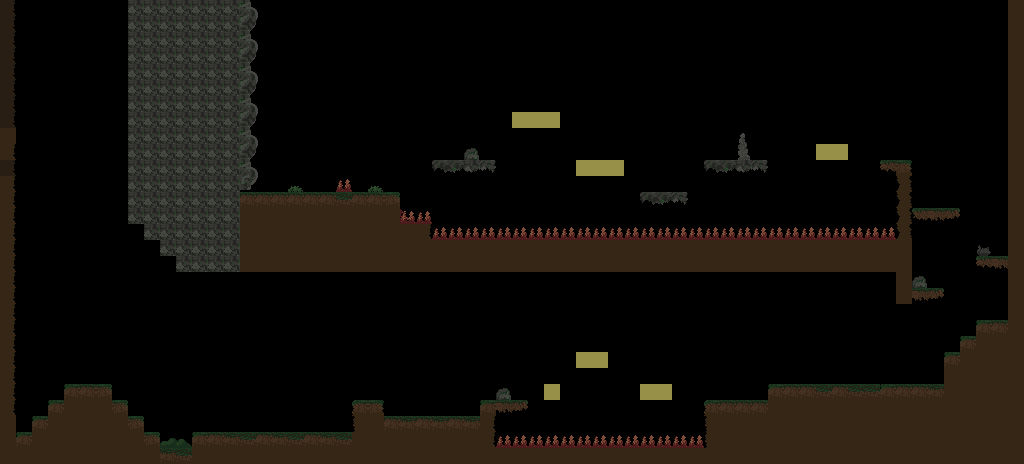

A level layout from a 2D game, rendered from its tile map. Below: a short description, then the map file with tile-grid data replaced by summaries:
An orthogonal 64x29 tile map with 16x16 px tiles, 3 tile layers (tiles, tiles2, top) and 45 objects (16x grass, 16x tree, 4x boar, 4x ppos, 2x moving, ...).

<map version="2017.05.26" orientation="orthogonal" renderorder="right-down" width="64" height="29" tilewidth="16" tileheight="16" nextobjectid="190">
 <tileset firstgid="1" name="tileset_new.png" tilewidth="16" tileheight="16" tilecount="744" columns="24">
  <image source="../images/tileset_new.png" width="384" height="500" />
 </tileset>
 <layer name="tiles" width="64" height="29">
  <properties>
   <property name="tileset" value="tileset_new.png" />
  </properties>
  <data>[1856 cells, 575 non-empty, 24 distinct tile ids]</data>
 </layer>
 <layer name="tiles2" width="64" height="29">
  <properties>
   <property name="tileset" value="tileset_new.png" />
  </properties>
  <data>[1856 cells, 8 non-empty, 6 distinct tile ids]</data>
 </layer>
 <layer name="top" width="64" height="29">
  <properties>
   <property name="tileset" value="tileset_new.png" />
  </properties>
  <data>[1856 cells, 27 non-empty, 8 distinct tile ids]</data>
 </layer>
 <objectgroup name="enemies">
  <object id="121" name="enemy1" type="boar" x="768" y="368" width="16" height="16">
   <properties>
    <property name="distance" value="10" />
   </properties>
  </object>
  <object id="122" name="enemy1" type="boar" x="384" y="400" width="16" height="16">
   <properties>
    <property name="distance" value="5" />
   </properties>
  </object>
  <object id="123" name="boar2" type="boar" x="208" y="416" width="16" height="16">
   <properties>
    <property name="distance" value="8" />
   </properties>
  </object>
  <object id="124" name="boar1" type="boar" x="208" y="416" width="16" height="16">
   <properties>
    <property name="distance" value="8" />
    <property name="start" value="8" />
   </properties>
  </object>
 </objectgroup>
 <objectgroup name="exits">
  <object id="111" name="entryE" type="entry" x="300" y="160" width="16" height="32" rotation="180">
   <properties>
    <property name="ID" value="1" />
   </properties>
  </object>
  <object id="125" name="exitCave" type="teleport" x="256" y="168" width="16" height="24">
   <properties>
    <property name="entryID" value="1" />
    <property name="level" value="stage1_gather_full.tmx" />
    <property name="type" value="enter" />
   </properties>
  </object>
 </objectgroup>
 <objectgroup name="global">
  <properties>
   <property name="background" value="background_day.png" />
   <property name="backgroundScale" value="1" />
   <property name="backgroundSizeX" value="800" />
   <property name="backgroundSizeY" value="600" />
   <property name="clouds" value="normal" />
   <property name="flocks" value="true" />
   <property name="moon" value="false" />
   <property name="parallax" value="mountain" />
   <property name="stars" value="false" />
  </properties>
 </objectgroup>
 <objectgroup color="#320a640a" name="foliage">
  <object id="143" name="grass" type="grass" x="776" y="376" width="168" height="8" />
  <object id="145" name="grass" type="grass" x="912" y="280" width="32" height="8" />
  <object id="146" name="grass" type="grass" x="352" y="184" width="44" height="8" />
  <object id="147" name="grass" type="grass" x="976" y="248" width="32" height="8" />
  <object id="148" name="grass" type="grass" x="248" y="184" width="88" height="8" />
  <object id="149" name="grass" type="grass" x="880" y="152" width="28" height="8" />
  <object id="150" name="grass" type="grass" x="912" y="200" width="48" height="8" />
  <object id="151" name="grass" type="grass" x="980" y="312" width="28" height="8" />
  <object id="152" name="tree" type="tree" x="976" y="288" width="32" height="32" />
  <object id="153" name="grass" type="grass" x="196" y="424" width="156" height="8" />
  <object id="154" name="grass" type="grass" x="708" y="392" width="60" height="8" />
  <object id="155" name="grass" type="grass" x="384" y="408" width="96" height="8" />
  <object id="156" name="grass" type="grass" x="48" y="392" width="16" height="8" />
  <object id="157" name="tree" type="tree" x="928" y="192" width="16" height="16">
   <properties>
    <property name="front" value="false" />
   </properties>
  </object>
  <object id="158" name="tree" type="tree" x="880" y="352" width="32" height="32" />
  <object id="159" name="tree" type="tree" x="736" y="368" width="32" height="32" />
  <object id="160" name="tree" type="tree" x="728" y="368" width="32" height="32">
   <properties>
    <property name="front" value="true" />
   </properties>
  </object>
  <object id="161" name="tree" type="tree" x="708" y="368" width="32" height="32" />
  <object id="162" name="tree" type="tree" x="372" y="384" width="16" height="16">
   <properties>
    <property name="front" value="" />
   </properties>
  </object>
  <object id="163" name="tree" type="tree" x="352" y="384" width="16" height="16">
   <properties>
    <property name="front" value="" />
   </properties>
  </object>
  <object id="164" name="tree" type="tree" x="364" y="384" width="16" height="16">
   <properties>
    <property name="front" value="true" />
   </properties>
  </object>
  <object id="165" name="tree" type="tree" x="480" y="376" width="16" height="24">
   <properties>
    <property name="front" value="" />
   </properties>
  </object>
  <object id="166" name="tree" type="tree" x="192" y="416" width="16" height="16">
   <properties>
    <property name="front" value="" />
   </properties>
  </object>
  <object id="167" name="tree" type="tree" x="144" y="416" width="16" height="16">
   <properties>
    <property name="front" value="" />
   </properties>
  </object>
  <object id="168" name="tree" type="tree" x="128" y="400" width="16" height="16">
   <properties>
    <property name="front" value="" />
   </properties>
  </object>
  <object id="182" name="grass" type="grass" x="32" y="408" width="16" height="8" />
  <object id="183" name="grass" type="grass" x="112" y="392" width="16" height="8" />
  <object id="184" name="grass" type="grass" x="128" y="408" width="16" height="8" />
  <object id="185" name="grass" type="grass" x="144" y="424" width="16" height="8" />
  <object id="186" name="tree" type="tree" x="380" y="168" width="16" height="24">
   <properties>
    <property name="front" value="" />
   </properties>
  </object>
  <object id="187" name="tree" type="tree" x="280" y="168" width="16" height="24">
   <properties>
    <property name="front" value="" />
   </properties>
  </object>
  <object id="188" name="tree" type="tree" x="896" y="136" width="16" height="24">
   <properties>
    <property name="front" value="" />
   </properties>
  </object>
 </objectgroup>
 <objectgroup name="collectibles">
  <object id="189" name="stone" type="collectible" x="80" y="364" width="16" height="16">
   <properties>
    <property name="teleportToID" value="3" />
    <property name="teleportToLevel" value="stage1_gather_full.tmx" />
   </properties>
  </object>
 </objectgroup>
 <objectgroup name="platforms">
  <object id="172" name="ppos1" type="ppos" x="16" y="20" width="16" height="16">
   <properties>
    <property name="wait" value="0.75" />
   </properties>
  </object>
  <object id="173" name="Platform1" type="moving" x="16" y="20" width="48" height="16">
   <properties>
    <property name="ids" value="ppos2,ppos1" />
   </properties>
  </object>
  <object id="174" name="ppos2" type="ppos" x="16" y="20" width="16" height="16">
   <properties>
    <property name="wait" value="2" />
   </properties>
  </object>
  <object id="175" name="ppos3" type="ppos" x="64" y="20" width="16" height="16">
   <properties>
    <property name="wait" value="2" />
   </properties>
  </object>
  <object id="176" name="ppos4" type="ppos" x="112" y="20" width="16" height="16">
   <properties>
    <property name="wait" value="0.75" />
   </properties>
  </object>
  <object id="177" name="Platform2" type="moving" x="64" y="20" width="48" height="16">
   <properties>
    <property name="ids" value="ppos3,ppos4" />
   </properties>
  </object>
 </objectgroup>
</map>
